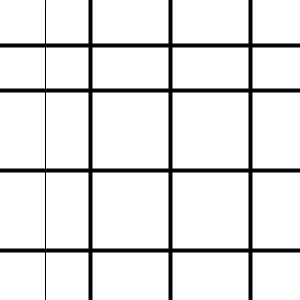
Frame 1 (no input)
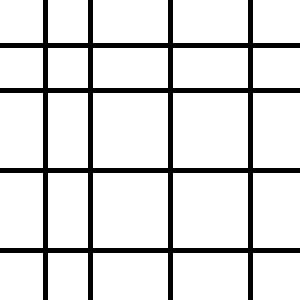
Frame 60 (the mouse pressed at the canvas centre just before this capture)
Frame 120 (the mouse held since frame 60 and released just before this capture): identical to frame 60, image omitted

The Processing sketch that drew these frames (run headless with seeded random() and noise(); from frame 60 on, the mouse is pressed at the canvas centre):

// Processing sketch: Thing_project_v5
// ── Thing_project_v5.pde
line grid=new line();
boxtypeA box1=new boxtypeA();
boxtypeB box2= new boxtypeB();


void setup(){
size(300,300);
background(255);
}

void draw(){
  
  grid.lines();
  box1.boxA();

}

class line {
  

void lines(){
  
 line(45,0,45,300);
 stroke(0);
 strokeWeight(4);
  
 line(0,45,300,45);
 stroke(0);
 strokeWeight(4);
 
 line(90,0,90,300);
 stroke(0);
 strokeWeight(4);
 
 line(0,90,300,90);
 stroke(0);
 strokeWeight(4);
 
 line(170,0,170,300);
 stroke(0);
 strokeWeight(4);
 
 line(0,170,300,170);
 stroke(0);
 strokeWeight(4);
 
 line(250,0,250,300);
 stroke(0);
 strokeWeight(4);
 
 line(0,250,300,250);
 stroke(0);
 strokeWeight(4);
}}

class boxtypeA {
  
void boxA(){
  float boxX=(0);
  float boxY=(0);
  float boxH=(80);
  float boxW=(80);
  
}}

class boxtypeB {
  float boxX=(0);
  float boxY=(0);
  float boxH=(40);
  float boxW=(80);

}



  
  
  

  
